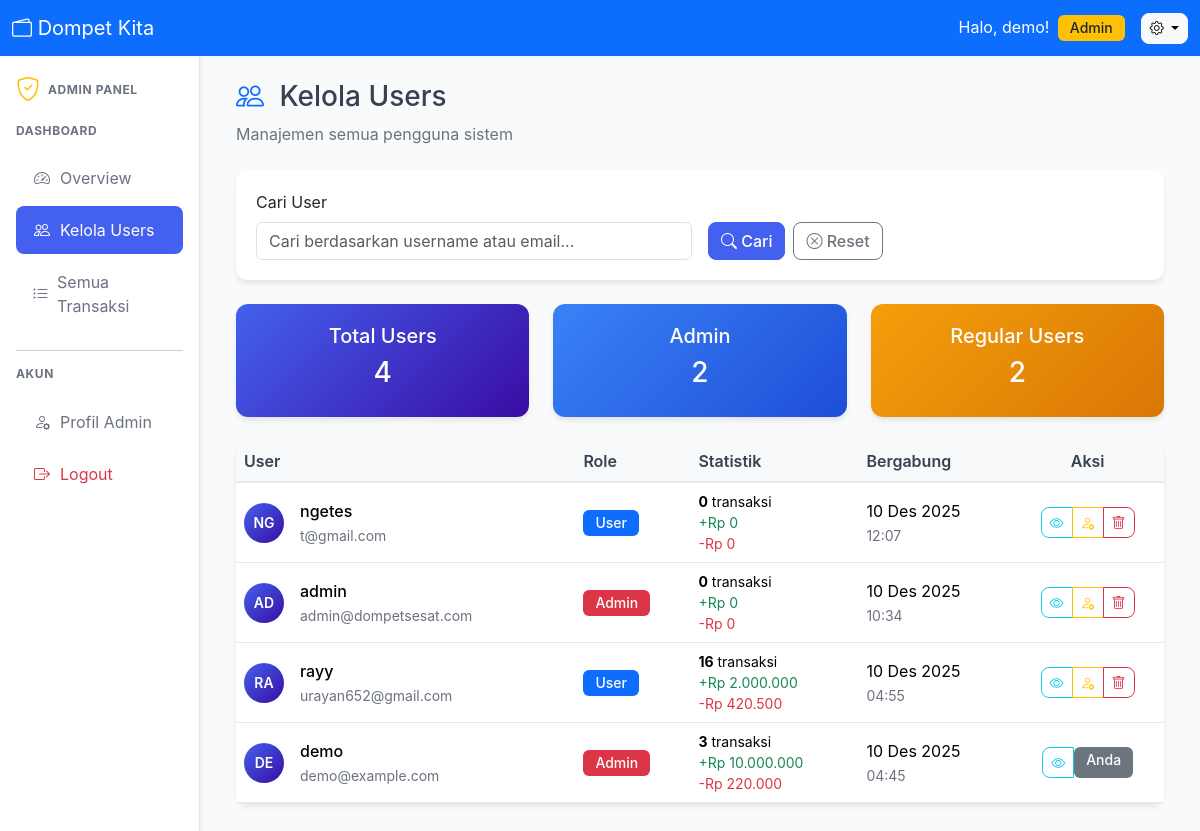
The page /admin/users.php (signed in) on the database its author committed.
### tables this page shows
CREATE TABLE `users` (
  `id` int NOT NULL,
  `username` varchar(50) NOT NULL,
  `name` varchar(100) NOT NULL,
  `email` varchar(100) NOT NULL,
  `password` varchar(255) NOT NULL,
  `role` enum('user','admin') DEFAULT 'user',
  `monthly_budget` decimal(15,2) DEFAULT '1500000.00',
  `created_at` timestamp NULL DEFAULT CURRENT_TIMESTAMP,
  `updated_at` timestamp NULL DEFAULT CURRENT_TIMESTAMP ON UPDATE CURRENT_TIMESTAMP
);

### crud/admin-crud.php (called while the page is built, shortened)
<?php
function getAllUsers($page = 1, $per_page = 20, $search = '') {
    $db = getDB();
    $where = "WHERE 1=1";
    $params = [];
    $types = "";
    $count_query = "SELECT COUNT(*) as total FROM users $where";
    if (!empty($params)) {
        $count_stmt = $db->prepare($count_query);
        $count_stmt->bind_param($types, ...$params);
        $count_stmt->execute();
        $total = $count_stmt->get_result()->fetch_assoc()['total'];
    } else {
        $total = $db->query($count_query)->fetch_assoc()['total'];
    }
    $query = "
        SELECT id, username, email, role, monthly_budget, created_at,
               (SELECT COUNT(*) FROM transactions WHERE user_id = users.id) as transaction_count,
               (SELECT COALESCE(SUM(amount), 0) FROM transactions WHERE user_id = users.id AND type = 'income') as total_income,
               (SELECT COALESCE(SUM(amount), 0) FROM transactions WHERE user_id = users.id AND type = 'expense') as total_expense
        FROM users
        $where
        ORDER BY created_at DESC
        LIMIT ? OFFSET ?
    ";
    $offset = ($page - 1) * $per_page;
    $params[] = $per_page;
    $params[] = $offset;
    $types .= "ii";
    $stmt = $db->prepare($query);
    if (!empty($params)) {
        $stmt->bind_param($types, ...$params);
    }
    $stmt->execute();
    $result = $stmt->get_result();
    $users = [];
    while ($row = $result->fetch_assoc()) {
        $users[] = $row;
    }
    return [
        'data' => $users,
        'total' => $total,
        'page' => $page,
        'per_page' => $per_page,
        'total_pages' => ceil($total / $per_page)
    ];
}
?>

### config.php (called while the page is built, shortened)
<?php
function formatRupiah($angka) {
    return 'Rp ' . number_format($angka, 0, ',', '.');
}
function formatTanggal($tanggal) {
    $bulan = [
        '01' => 'Jan', '02' => 'Feb', '03' => 'Mar', '04' => 'Apr',
        '05' => 'Mei', '06' => 'Jun', '07' => 'Jul', '08' => 'Ags',
        '09' => 'Sep', '10' => 'Okt', '11' => 'Nov', '12' => 'Des'
    ];
    $tgl = date('d', strtotime($tanggal));
    $bln = $bulan[date('m', strtotime($tanggal))];
    $thn = date('Y', strtotime($tanggal));
    return "$tgl $bln $thn";
}
?>

### admin/users.php (the view, shortened to what this page needs)
<?php
require_once '../config.php';
require_once '../crud/admin-crud.php';
if (isset($_GET['page'])) {
    $page = $_GET['page'];
} else {
    $page = 1;
}
if (isset($_GET['search'])) {
    $search = $_GET['search'];
} else {
    $search = '';
}
$result = getAllUsers($page, 15, $search);
$users = $result['data'];
include '../includes/header.php';
include '../includes/admin-sidebar.php';
?>
<div class="d-flex justify-content-between align-items-center mb-4">
    <div>
        <h1 class="h3">
            <i class="bi bi-people text-primary me-2"></i>
            Kelola Users
        </h1>
        <p class="text-muted mb-0">Manajemen semua pengguna sistem</p>
    </div>
</div>
<div class="card mb-4">
    <div class="card-body">
        <form method="GET" class="row g-3">
            <div class="col-md-6">
                <label class="form-label">Cari User</label>
                <input type="text" class="form-control" name="search"
                       value="<?php echo htmlspecialchars($search); ?>"
                       placeholder="Cari berdasarkan username atau email...">
            </div>
            <div class="col-md-6 d-flex align-items-end gap-2">
                <button type="submit" class="btn btn-primary">
                    <i class="bi bi-search"></i> Cari
                </button>
                <a href="users.php" class="btn btn-outline-secondary">
                    <i class="bi bi-x-circle"></i> Reset
                </a>
            </div>
        </form>
    </div>
</div>
<div class="row mb-4">
    <div class="col-md-4">
        <div class="card stat-card bg-primary text-white">
            <div class="card-body text-center">
                <h5>Total Users</h5>
                <h3><?php echo number_format($result['total']); ?></h3>
            </div>
        </div>
    </div>
    <div class="col-md-4">
        <div class="card stat-card bg-info text-white">
            <div class="card-body text-center">
                <h5>Admin</h5>
                <h3><?php echo count(array_filter($users, fn($u) => $u['role'] === 'admin')); ?></h3>
            </div>
        </div>
    </div>
    <div class="col-md-4">
        <div class="card stat-card bg-warning text-white">
            <div class="card-body text-center">
                <h5>Regular Users</h5>
                <h3><?php echo count(array_filter($users, fn($u) => $u['role'] === 'user')); ?></h3>
            </div>
        </div>
    </div>
</div>
<div class="card">
    <div class="card-body p-0">
        <?php if (empty($users)): ?>
        <div class="text-center p-5">
            <i class="bi bi-people fs-1 text-muted"></i>
            <h5 class="mt-3">Tidak ada user</h5>
            <p class="text-muted">Belum ada user yang sesuai dengan pencarian Anda</p>
        </div>
        <?php else: ?>
        <div class="table-responsive">
            <table class="table table-hover mb-0">
                <thead class="table-light">
                    <tr>
                        <th>User</th>
                        <th>Role</th>
                        <th>Statistik</th>
                        <th>Bergabung</th>
                        <th class="text-center">Aksi</th>
                    </tr>
                </thead>
                <tbody>
                    <?php foreach ($users as $user): ?>
                    <tr>
                        <td>
                            <div class="d-flex align-items-center">
                                <div class="avatar-circle me-3">
                                    <?php echo strtoupper(substr($user['username'], 0, 2)); ?>
                                </div>
                                <div>
                                    <div class="fw-medium"><?php echo htmlspecialchars($user['username']); ?></div>
                                    <small class="text-muted"><?php echo htmlspecialchars($user['email']); ?></small>
                                </div>
                            </div>
                        </td>
                        <td>
                            <span class="badge <?php echo $user['role'] === 'admin' ? 'bg-danger' : 'bg-primary'; ?>">
                                <?php echo $user['role'] === 'admin' ? 'Admin' : 'User'; ?>
                            </span>
                        </td>
                        <td>
                            <div class="small">
                                <div><strong><?php echo number_format($user['transaction_count']); ?></strong> transaksi</div>
                                <div class="text-success">+<?php echo formatRupiah($user['total_income']); ?></div>
                                <div class="text-danger">-<?php echo formatRupiah($user['total_expense']); ?></div>
                            </div>
                        </td>
                        <td>
                            <div><?php echo formatTanggal($user['created_at']); ?></div>
                            <small class="text-muted"><?php echo date('H:i', strtotime($user['created_at'])); ?></small>
                        </td>
                        <td class="text-center">
                            <div class="btn-group btn-group-sm">
                                <button class="btn btn-outline-info"
                                        onclick="viewUser(<?php echo $user['id']; ?>)"
                                        title="Lihat Detail">
                                    <i class="bi bi-eye"></i>
                                </button>
                                <?php if ($user['id'] != $_SESSION['user_id']): ?>
                                <button class="btn btn-outline-warning"
                                        onclick="changeRole(<?php echo $user['id']; ?>, '<?php echo htmlspecialchars($user['username']); ?>', '<?php echo $user['role']; ?>')"
                                        title="Ubah Role">
                                    <i class="bi bi-person-gear"></i>
                                </button>
                                <button class="btn btn-outline-danger"
                                        onclick="deleteUser(<?php echo $user['id']; ?>, '<?php echo htmlspecialchars($user['username']); ?>')"
                                        title="Hapus User">
                                    <i class="bi bi-trash"></i>
                                </button>
                                <?php else: ?>
                                <span class="badge bg-secondary">Anda</span>
                                <?php endif; ?>
                            </div>
                        </td>
                    </tr>
                    <?php endforeach; ?>
                </tbody>
            </table>
        </div>
        <?php endif; ?>
    </div>
</div>
<?php
include '../includes/footer.php';
?>

### assets/css/style.css (style rules this page uses)
:root { --primary: #4361ee; --secondary: #3a0ca3; --success: #10b981; --danger: #ef4444; --warning: #f59e0b; --info: #3b82f6; --light: #f8f9fa; --dark: #1f2937; --gray: #6b7280; }
body { background-color: #f9fafb; font-family: 'Inter', -apple-system, BlinkMacSystemFont, 'Segoe UI', Roboto, sans-serif; color: #374151; }
.stat-card { border-radius: 12px; border: none; box-shadow: 0 4px 6px -1px rgba(0, 0, 0, 0.1); transition: transform 0.2s; overflow: hidden; }
.table th { background-color: #f8f9fa; border-bottom: 2px solid #e5e7eb; font-weight: 600; color: #4b5563; white-space: nowrap; }
.table td { vertical-align: middle; border-bottom: 1px solid #e5e7eb; }
.badge { font-size: 0.875rem; font-weight: 500; padding: 0.375rem 0.75rem; }
.btn { border-radius: 8px; font-weight: 500; transition: all 0.2s; }
.btn-primary { background-color: var(--primary); border-color: var(--primary); }
.card { border-radius: 12px; border: none; box-shadow: 0 4px 6px -1px rgba(0, 0, 0, 0.1); }
.card-body { padding: 1.25rem; }
.card { animation: fadeIn 0.3s ease-out; }
.text-muted { color: #6b7280 !important; }
.fw-medium { font-weight: 500 !important; }
.table th { font-weight: 600; color: #374151; border-bottom: 2px solid #e5e7eb; }
.table td { vertical-align: middle; }
.avatar-circle { width: 40px; height: 40px; border-radius: 50%; background: linear-gradient(135deg, var(--primary), var(--secondary)); color: white; display: flex; align-items: center; justify-content: center; font-weight: 600; font-size: 0.875rem; }
.stat-card.bg-primary { background: linear-gradient(135deg, #4361ee, #3a0ca3) !important; }
.stat-card.bg-info { background: linear-gradient(135deg, #3b82f6, #1d4ed8) !important; }
.stat-card.bg-warning { background: linear-gradient(135deg, #f59e0b, #d97706) !important; }
.badge.bg-danger { background-color: #dc3545 !important; }
.table th { font-weight: 600; color: #374151; background-color: #f8f9fa; }

### rows shown on the page
users: username "NG", username "ngetes", email "t@gmail.com", role "User", transaction_count "0", total_income "Rp 0", total_expense "Rp 0", created_at "10 Des 2025", created_at "12:07"
users: username "AD", username "admin", email "admin@dompetsesat.com", role "Admin", transaction_count "0", total_income "Rp 0", total_expense "Rp 0", created_at "10 Des 2025", created_at "10:34"
users: username "RA", username "rayy", email "urayan652@gmail.com", role "User", transaction_count "16", total_income "Rp 2.000.000", total_expense "Rp 420.500", created_at "10 Des 2025", created_at "04:55"
users: username "DE", username "demo", email "demo@example.com", role "Admin", transaction_count "3", total_income "Rp 10.000.000", total_expense "Rp 220.000", created_at "10 Des 2025", created_at "04:45", shows "Anda"

### other values the page prints
$username "demo"
$result['total'] "4"
count(array_filter($users, fn($u) => $u['role'] === 'admin')) "2"
count(array_filter($users, fn($u) => $u['role'] === 'user')) "2"
